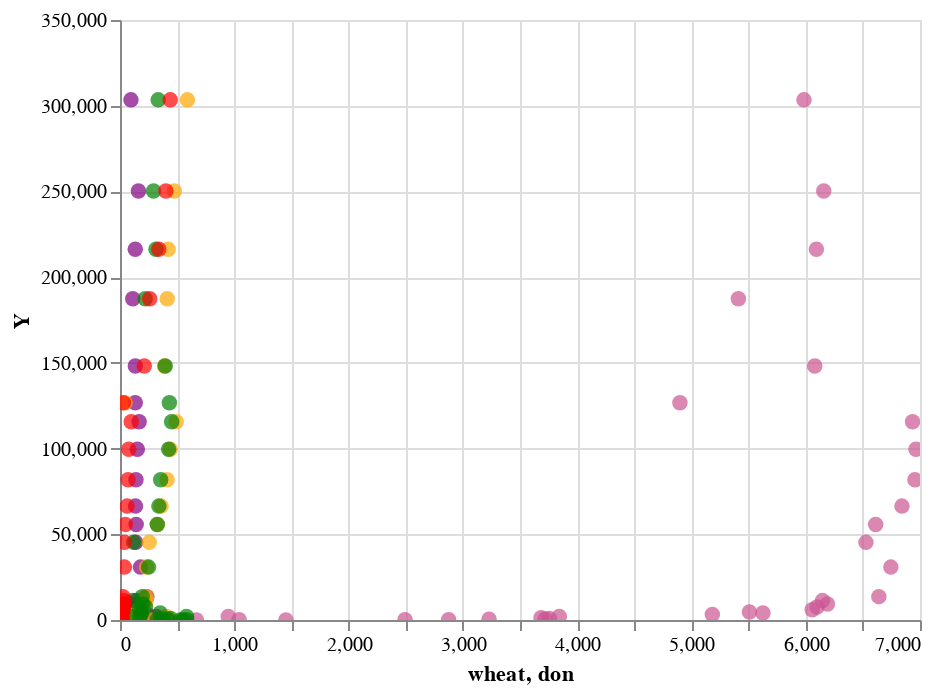

The notebook cell this image was saved under:
### Code cell
import altair as alt


plt1 = alt.Chart(dataFr).mark_circle(size=60, color='#ca5492').encode(x =alt.X('bug', axis=alt.Axis(title='wheat')), y = 'Y', tooltip = 'Name:N').interactive()
plt2 = alt.Chart(dataFr).mark_circle(size=60, color='purple').encode(x =alt.X('ar', axis=alt.Axis(title='don')), y = 'Y',).interactive()
plt3 = alt.Chart(dataFr).mark_circle(size=60, color='orange').encode(x ='mak', y = 'Y',).interactive()
plt4 = alt.Chart(dataFr).mark_circle(size=60, color='green').encode(x ='sholi', y = 'Y',).interactive()
plt5 = alt.Chart(dataFr).mark_circle(size=60, color='red').encode(x ='duk', y = 'Y',).interactive()

plt1 + plt2 + plt3 + plt4 + plt5
